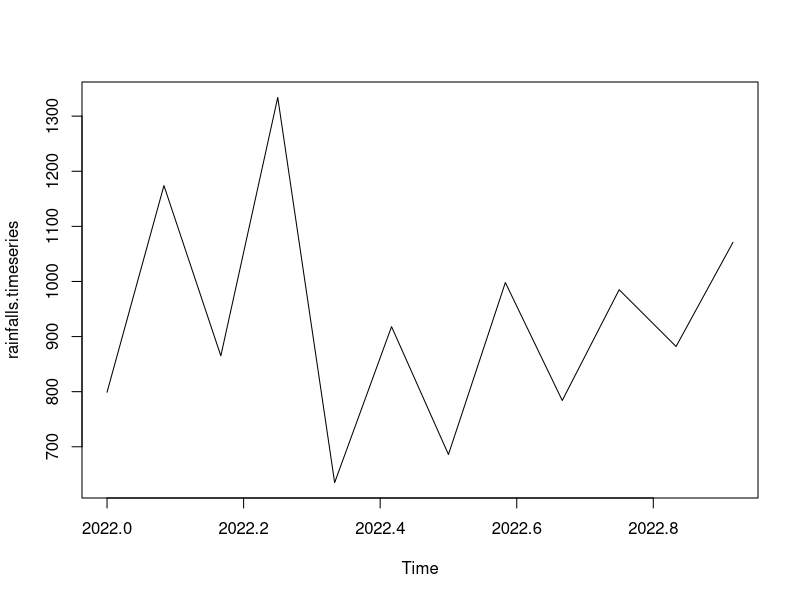
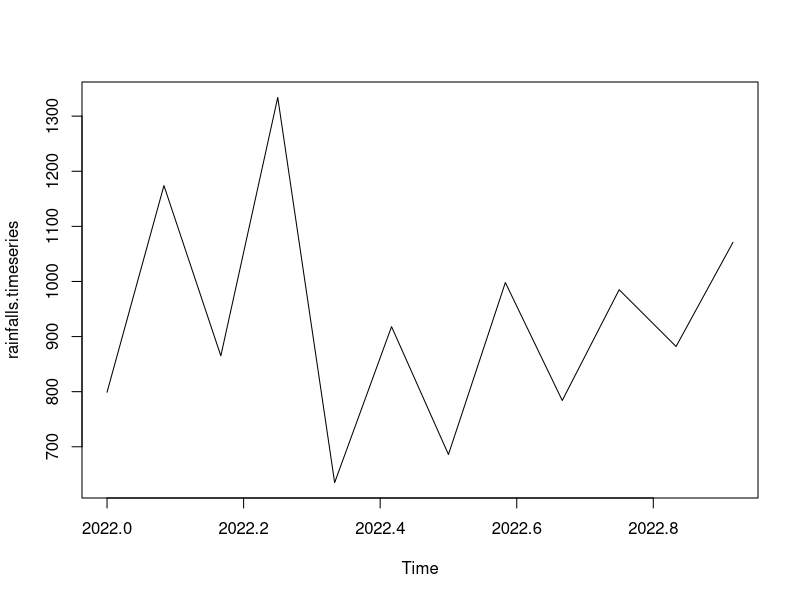

Reproduce these figures in R, in order.
rainfalls <- c(799, 1174, 865, 1334, 635, 918, 686, 998, 784, 985, 882, 1071)
rainfalls.timeseries <- ts(rainfalls, start = c(2022,1), frequency = 12)
print(rainfalls.timeseries)

png(filename="D:/Downloads/BSc IT Study/Coding/BI Codes/R Codes/rainfall.png")

plot(rainfalls.timeseries)

dev.off()

plot(rainfalls.timeseries)
